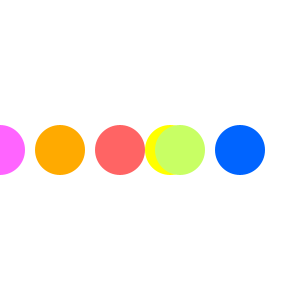
Frame 1 (no input)
Frame 60 (the mouse pressed at the canvas centre just before this capture): identical to frame 1, image omitted
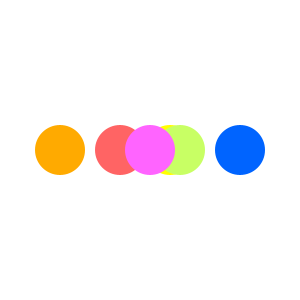
Frame 120 (the mouse held since frame 60 and released just before this capture)

The Processing sketch that drew these frames (run headless with seeded random() and noise(); from frame 60 on, the mouse is pressed at the canvas centre):

// Processing sketch: processing_18402
// ── processing_18402.pde

void setup(){
size(300,300);
}
void draw(){
int x=120;
smooth();
background(255,255,255);
noStroke();
fill(255,100,100);
ellipse(x,height/2,50,50);
fill(255,255,0);
ellipse(x+50,height/2,50,50);
fill(0,100,255);
ellipse(x*2,height/2,50,50);
fill(200,255,100);
ellipse(width-x,height/2,50,50);
fill(255,170,0);
ellipse(x/2,height/2,50,50);
fill(255,100,255);
ellipse(mouseX,height/2,50,50);
}
